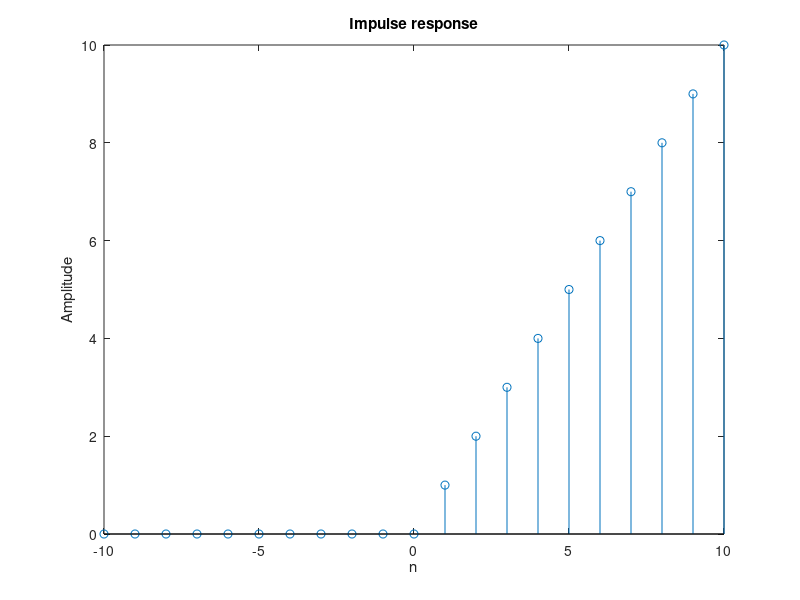
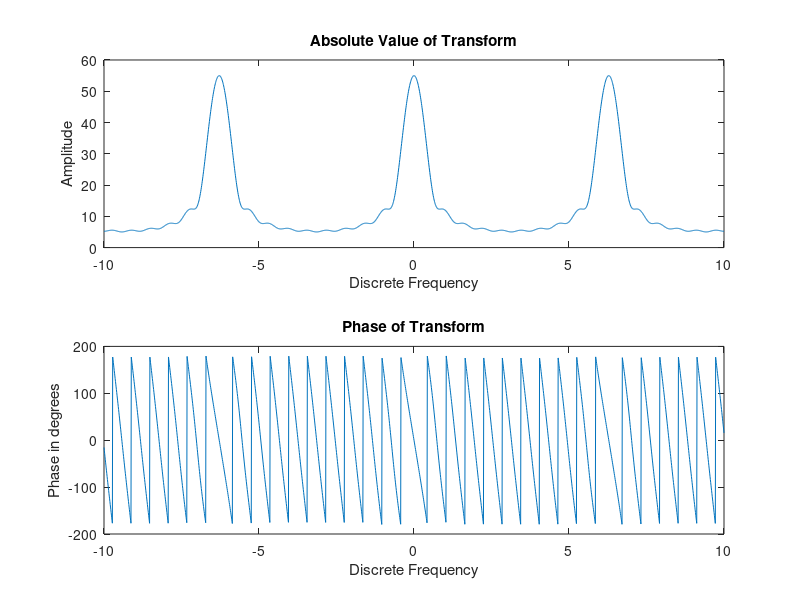

MATLAB code for these plots, in order:
% This code is for both questions 2 and 3

clear
clc

% n and h can be any arbitary signal
% n can start and end at any point in Real line
% Corresponding value of h is given
% Here the signal for problem 2 is used
n = -10:10;
h = n.*double(n>=0 & n<=10);
%h = sin(n); % Just an other arbitary h
%
% User defined Inputs
dbscale = 10 ;  % will be True if 1
ActualFreqScale = -10 ;  % will be True if -1
SampleFreq = 10;

% Just plotting
stem(n,h)
title('Impulse response')
xlabel('n')
ylabel('Amplitude')


%Making variable names smaller
AF = ActualFreqScale;
DB = dbscale;

%Range of Discreet frequencies for which Transform is calculated
w = -10:0.01:10;
 
% Defining Transform variable F with same number of elements as w
F = w*0;

% First for loop to calculate F at each w
for i = 1:numel(w)
    % Second for loop to calculate summation of h[n]*exp(-iwn) at different
    % n
    for j = 1:numel(n)
        F(i) = F(i) + h(j)*exp(-1i*w(i)*n(j));
    end
end

% depending on the user input scale if frequency is changed
if AF == -1
    w = w*SampleFreq;
end

% Amplitude and Phase of Transform are plotted accordingly depending on the
% user input of scale

figure()
subplot(2,1,1)
if DB == 1 
    plot(w,20*log(abs(F)))
    title('Absolute Value of Transform')
    ylabel('Log scale')
else 
    plot(w,abs(F))
    title('Absolute Value of Transform')
    ylabel('Amplitude')
end

if AF == -1
    xlabel('Actual Frequency in Hz')
else
    xlabel('Discrete Frequency')
end

subplot(2,1,2)
plot(w,(angle(F)*180/pi))
title('Phase of Transform')
ylabel('Phase in degrees')
if AF == -1
    xlabel('Actual Frequency in Hz')
else
    xlabel('Discrete Frequency')
end
